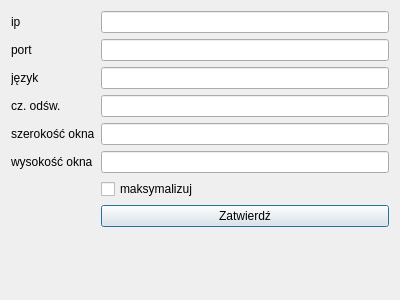
<?xml version="1.0" encoding="UTF-8"?>
<ui version="4.0">
 <class>Ustawienia</class>
 <widget class="QDialog" name="Ustawienia">
  <property name="geometry">
   <rect>
    <x>0</x>
    <y>0</y>
    <width>400</width>
    <height>300</height>
   </rect>
  </property>
  <property name="windowTitle">
   <string>Ustawienia</string>
  </property>
  <layout class="QFormLayout" name="formLayout">
   <item row="0" column="0">
    <widget class="QLabel" name="label_ip">
     <property name="text">
      <string>ip</string>
     </property>
    </widget>
   </item>
   <item row="0" column="1">
    <widget class="QLineEdit" name="line_ip"/>
   </item>
   <item row="4" column="0">
    <widget class="QLabel" name="label__lang">
     <property name="text">
      <string>język</string>
     </property>
    </widget>
   </item>
   <item row="4" column="1">
    <widget class="QLineEdit" name="line_lang"/>
   </item>
   <item row="2" column="0">
    <widget class="QLabel" name="label_port">
     <property name="text">
      <string>port</string>
     </property>
    </widget>
   </item>
   <item row="2" column="1">
    <widget class="QLineEdit" name="line_port"/>
   </item>
   <item row="5" column="0">
    <widget class="QLabel" name="label_freq">
     <property name="text">
      <string>cz. odśw.</string>
     </property>
    </widget>
   </item>
   <item row="5" column="1">
    <widget class="QLineEdit" name="line_freq"/>
   </item>
   <item row="6" column="0">
    <widget class="QLabel" name="label_width">
     <property name="text">
      <string>szerokość okna</string>
     </property>
    </widget>
   </item>
   <item row="6" column="1">
    <widget class="QLineEdit" name="line_width"/>
   </item>
   <item row="7" column="0">
    <widget class="QLabel" name="label_height">
     <property name="text">
      <string>wysokość okna</string>
     </property>
    </widget>
   </item>
   <item row="7" column="1">
    <widget class="QLineEdit" name="line_height"/>
   </item>
   <item row="8" column="1">
    <widget class="QCheckBox" name="checkBox_max">
     <property name="text">
      <string>maksymalizuj</string>
     </property>
     <property name="tristate">
      <bool>false</bool>
     </property>
    </widget>
   </item>
   <item row="10" column="1">
    <widget class="QPushButton" name="button_apply">
     <property name="text">
      <string>Zatwierdź</string>
     </property>
    </widget>
   </item>
  </layout>
 </widget>
 <tabstops>
  <tabstop>line_ip</tabstop>
  <tabstop>line_port</tabstop>
  <tabstop>line_lang</tabstop>
  <tabstop>line_freq</tabstop>
  <tabstop>line_width</tabstop>
  <tabstop>line_height</tabstop>
  <tabstop>checkBox_max</tabstop>
 </tabstops>
 <resources/>
 <connections/>
</ui>
